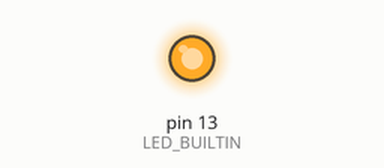
Recording of a sketch running on a simulated Arduino Uno, built with avr-gcc and run on an emulated ATmega328P. On the bench: output pins drawn as LEDs (lit = HIGH). What the sketch prints to the serial monitor is not drawn. At 0.0 s the program stops and its outputs stay as they are.

Above: at 0.1 s.
Timing chart, 0 to 1.5 s (numbered marks = the images above):
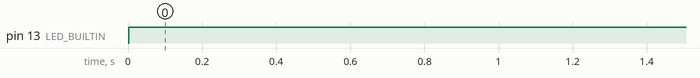

The sketch:

serial_basic.ino
```cpp
// Serial 出力の基本: print/println, String, 数値の基数指定, F() マクロ。
// native の loop() は無限ループのため、テスト用にスケッチ側で exit(0) する。

void setup() {
  Serial.begin(115200);

  String name = "world";
  int n = 42;

  Serial.print("hello ");
  Serial.println(name);

  Serial.print("dec=");
  Serial.print(n);
  Serial.print(" hex=");
  Serial.println(n, HEX);

  Serial.print("pi=");
  Serial.println(PI, 3);

  Serial.println(F("flash"));

  Serial.print("map=");
  Serial.println(map(5, 0, 10, 0, 100));

  pinMode(LED_BUILTIN, OUTPUT);
  digitalWrite(LED_BUILTIN, HIGH);
  Serial.print("led=");
  Serial.println(digitalRead(LED_BUILTIN));

  Serial.println("done");
  Serial.flush();
  exit(0);
}

void loop() {}
```

Measured:
- by itself, pin 13 (LED_BUILTIN): LOW → HIGH at 0.00 s
